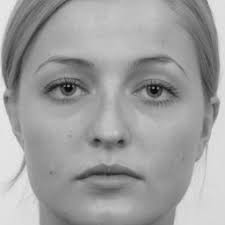
#> input picture Convolution2D/face.jpg, 225 x 225 px
$ jupyter execute convolution.ipynb
#> lines starting #> are read from the running program, lines starting #| are printed output that depends on the picture
[cell 1]
import numpy as np
import cv2
import matplotlib.pyplot as plt

[cell 2]
class ConvNet:
    def __init__(self, stride, padding, k_size):
#> further down, image is the input picture: shape (225, 225, 3); min 0, max 240, mean 159.4
        self.stride = stride
        self.padding = padding
        self.k_size = k_size

    def forward(self, image):
        self.image = image
        bw_image = cv2.cvtColor(self.image, cv2.COLOR_BGR2GRAY)
        image_width, image_height = bw_image.shape
#> image_width = 225; image_height = 225

        kernel = np.random.randn(self.k_size, self.k_size)
        kernel_width, kernel_height = kernel.shape

        padding = self.padding
        pad_image = np.zeros((image_width + (padding * 2), image_height + (padding * 2)))
        num_rows, num_cols = pad_image.shape
#> num_rows = 229; num_cols = 229

        pad_image[padding:num_rows - padding, padding:num_cols - padding] = bw_image
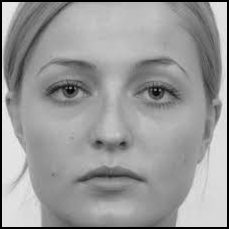
#> pad_image: shape (229, 229) float64; min 0, max 240, mean 153.8

        output_image = np.zeros(((num_rows + 1) - kernel_width, (num_cols + 1) - kernel_height))

        stride = self.stride
        for row in range(0, (num_rows + 1) - kernel_width, stride):
            for col in range(0, (num_cols + 1) - kernel_height, stride):
                output_image[row][col] = np.sum(kernel * pad_image[row:row + kernel_width, col:col + kernel_height])
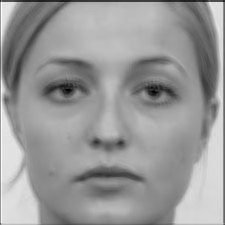
#> output_image: shape (225, 225) float64; min 148.2, max 3016.4, mean 1869; drawn with min black and max white

        return output_image

[cell 3]
m = ConvNet(1, 2, 5)

[cell 4]
image = cv2.imread("face.jpg")
